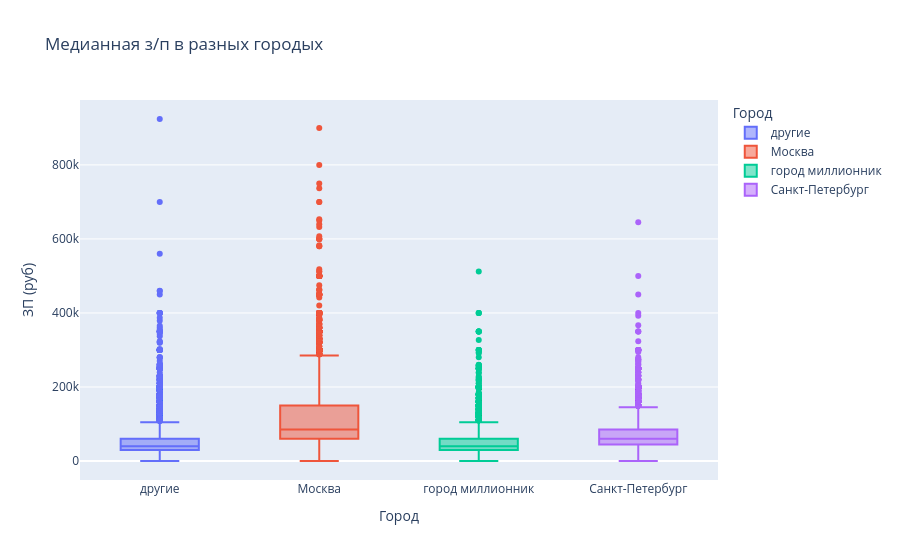

The notebook cell saved with this chart:
### Markdown cell above
- Наибольшие и наименьшие уровни желаемой ЗП являеются высшее и средне соотвественно.
- Уровень образования влияет на уровень желаемой заработной платы. Стало быть, данный признак важен для прогнозирования заработной платы.

### Code cell
box_data = data[data['ЗП (руб)'] < 1e6]
fig = px.box(
    data_frame=box_data,
    x='Город',
    y='ЗП (руб)',
    color='Город',
    title='Медианная з/п в разных городых'
)
fig.show()

### Figure 1 — Plotly figure (JSON) as saved in the notebook; plotly's stock layout.template omitted (floating-point values rounded to 4 significant figures; data arrays with more than 128 entries replaced by an {"elided": "..."} marker saying what was removed)
{"data": [{"alignmentgroup": "True", "hovertemplate": "Город=%{x}<br>ЗП (руб)=%{y}<extra></extra>", "legendgroup": "другие", "marker": {"color": "#636efa"}, "name": "другие", "notched": false, "offsetgroup": "другие", "orientation": "v", "showlegend": true, "type": "box", "x": {"elided": "15852 str values"}, "x0": " ", "xaxis": "x", "y": {"elided": "15852 float values"}, "y0": " ", "yaxis": "y"}, {"alignmentgroup": "True", "hovertemplate": "Город=%{x}<br>ЗП (руб)=%{y}<extra></extra>", "legendgroup": "Москва", "marker": {"color": "#EF553B"}, "name": "Москва", "notched": false, "offsetgroup": "Москва", "orientation": "v", "showlegend": true, "type": "box", "x": {"elided": "16617 str values"}, "x0": " ", "xaxis": "x", "y": {"elided": "16617 float values"}, "y0": " ", "yaxis": "y"}, {"alignmentgroup": "True", "hovertemplate": "Город=%{x}<br>ЗП (руб)=%{y}<extra></extra>", "legendgroup": "город миллионник", "marker": {"color": "#00cc96"}, "name": "город миллионник", "notched": false, "offsetgroup": "город миллионник", "orientation": "v", "showlegend": true, "type": "box", "x": {"elided": "7332 str values"}, "x0": " ", "xaxis": "x", "y": {"elided": "7332 float values"}, "y0": " ", "yaxis": "y"}, {"alignmentgroup": "True", "hovertemplate": "Город=%{x}<br>ЗП (руб)=%{y}<extra></extra>", "legendgroup": "Санкт-Петербург", "marker": {"color": "#ab63fa"}, "name": "Санкт-Петербург", "notched": false, "offsetgroup": "Санкт-Петербург", "orientation": "v", "showlegend": true, "type": "box", "x": {"elided": "4937 str values"}, "x0": " ", "xaxis": "x", "y": {"elided": "4937 float values"}, "y0": " ", "yaxis": "y"}], "layout": {"boxmode": "overlay", "legend": {"title": {"text": "Город"}, "tracegroupgap": 0}, "title": {"text": "Медианная з/п в разных городых"}, "xaxis": {"anchor": "y", "categoryarray": ["другие", "Москва", "город миллионник", "Санкт-Петербург"], "categoryorder": "array", "domain": [0, 1], "title": {"text": "Город"}}, "yaxis": {"anchor": "x", "domain": [0, 1], "title": {"text": "ЗП (руб)"}}}}
